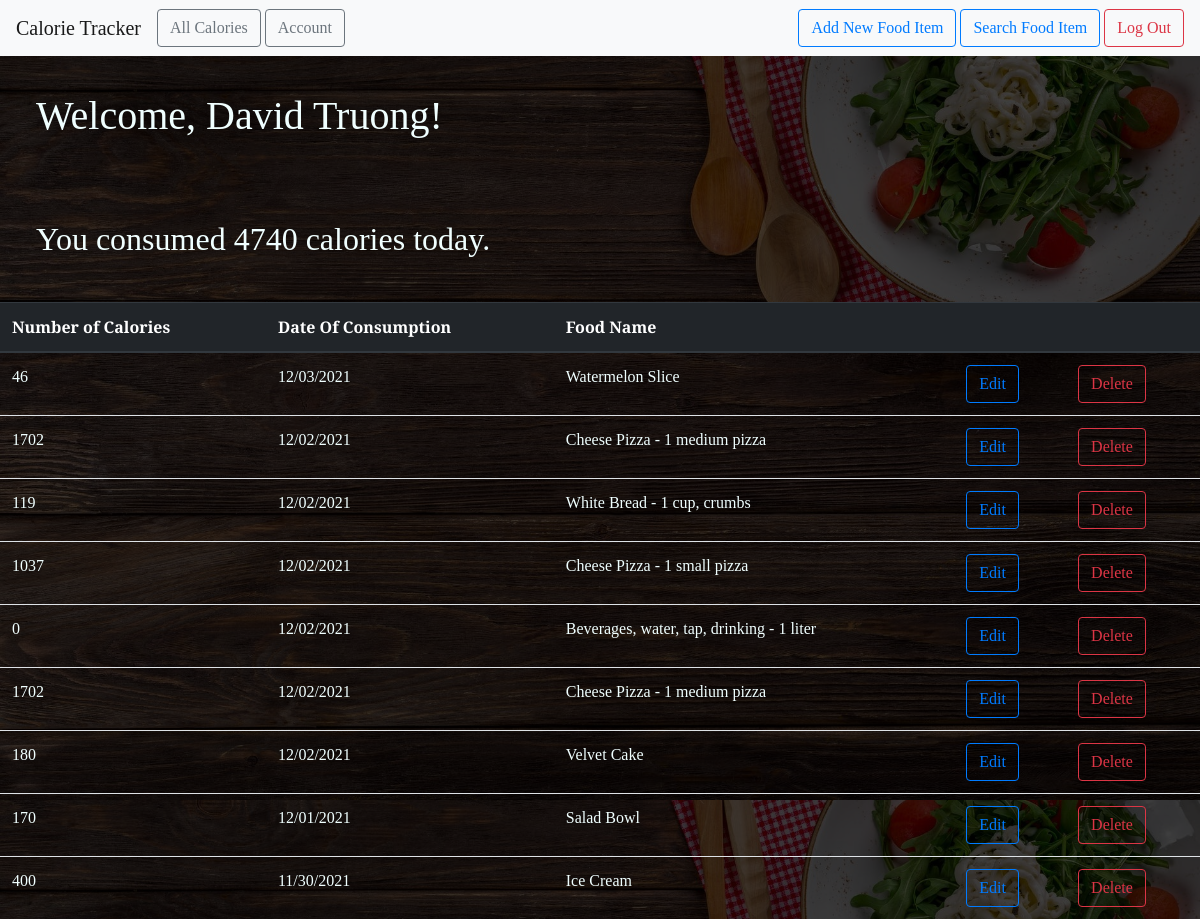
The page /all (signed in) on the database its author committed.
### food_website/models.py (models this page shows)
class User(db.Model, UserMixin):
    id = db.Column(db.Integer, primary_key=True)
    email = db.Column(db.String(100), unique=True)
    password = db.Column(db.String(100))
    name = db.Column(db.String(1000))
    foods = db.relationship('FoodItem', backref='author', lazy=True)

class FoodItem(db.Model):
    id = db.Column(db.Integer, primary_key=True)
    food_name = db.Column(db.Text, nullable=False)
    date_posted = db.Column(db.DateTime, nullable=False,
                            default=datetime.utcnow)
    calorie = db.Column(db.Integer, nullable=False)
    user_id = db.Column(db.Integer, db.ForeignKey('user.id'), nullable=False)
    def __lt__(self, other):
        return self.date_posted < other.date_posted

### food_website/main.py (the view)
@main.route("/all")
@login_required
def user_fooditems():
    user = User.query.filter_by(email=current_user.email).first_or_404()
    foods = user.foods
    totalCalorie = 0
    my_date = datetime.now(pytz.timezone('US/Pacific'))
    my_datetime = datetime(my_date.year, my_date.month, my_date.day)
    foods.sort()
    foods.reverse()
    for food in foods:
        if my_datetime.date() == food.date_posted.date():
            totalCalorie = totalCalorie + food.calorie
    return render_template('all_fooditems.html', foods=foods, user=user, totalCalorie=totalCalorie)

### food_website/__init__.py (called while the page is built)
def create_app():
    app = Flask(__name__)
    app.config['SECRET_KEY'] = 'out-secret-key-goes-here'
    app.config['SQLALCHEMY_DATABASE_URI'] = 'sqlite:///db.sqlite'
    db.init_app(app)
    login_manager = LoginManager()
    login_manager.login_view = 'auth.login'
    login_manager.init_app(app)
    from .models import User
    create_database(app)
    @login_manager.user_loader
    def load_user(user_id):
        return User.query.get(int(user_id))
    from .auth import auth as auth_blueprint
    app.register_blueprint(auth_blueprint)
    from .main import main as main_blueprint
    app.register_blueprint(main_blueprint)
    return app

### food_website/templates/all_fooditems.html
{% extends "base.html" %} {% block head %} {{ super() }}
<link
  rel="stylesheet"
  href="{{ url_for('static', filename= 'extended_beauty.css') }}"
/>
{% endblock %} {% block content %}
<h1 id="intro">
  Welcome, {{ user.name }}!
</h1>
<h2 id="intro">
  You consumed {{ totalCalorie }} calories today.
</h2>
<div>
  <table class="table table-hover" width="100%" cellspacing="0" cellpadding="0" style='font-family: "Arvo", serif;'>
    <thead class="thead-dark">
      <tr id="textstyle">
        <th scope="col">Number of Calories</th>
        <th scope="col">Date Of Consumption</th>
        <th scope="col">Food Name</th>
        <th scope="col"></th>
        <th scope="col"></th>
      </tr>
    </thead>
    <tbody>
      {% for food in foods %}
      <tr>
        <td>{{ food.calorie }}</td>
        <td>{{ food.date_posted.strftime('%m/%d/%Y') }}</td>
        <td>{{ food.food_name }}</td>
        <td>
          <a
            href="{{ url_for('main.update_fooditem', food_id=food.id) }}"
            class="btn btn-outline-primary"
            role="button"
          >
            Edit
          </a>
        </td>
        <td>
          <a
            href="{{ url_for('main.delete_fooditem', food_id=food.id) }}"
            class="btn btn-outline-danger"
            role="button"
          >
            Delete
          </a>
        </td>
      </tr>
      {% endfor %}
    </tbody>
  </table>
</div>
{% endblock %}

### food_website/templates/base.html (shortened to what this page needs)
<!DOCTYPE html>
<html lang="en">
  <head>
    {% block head %}
    <link
      rel="stylesheet"
      href="{{ url_for('static', filename= 'beauty.css') }}"
    />
    <link
      rel="stylesheet"
      href="https://maxcdn.bootstrapcdn.com/bootstrap/4.0.0/css/bootstrap.min.css"
    />
    {% endblock %}
  </head>
  <body class="banner">
    <link
      rel="stylesheet"
      href="{{ url_for('static', filename= 'style.css') }}"
    />
    <nav class="navbar navbar-expand-lg navbar-light bg-light">
      <a class="navbar-brand" href="{{ url_for('main.index') }}"
        >Calorie Tracker</a
      >
      <div class="collapse navbar-collapse" id="navbarSupportedContent">
        <ul class="navbar-nav mr-auto">
          <li class="nav-item active">
            <a
              href="{{ url_for('main.user_fooditems') }}"
              class="btn btn-outline-secondary"
              role="button"
              >All Calories</a
            >
          </li>
          <li class="nav-item">
            <a
              href="{{ url_for('main.profile') }}"
              class="btn btn-outline-secondary"
              role="button"
              style="margin-left: 4px;"
              >Account</a
            >
          </li>
        </ul>
        <form class="form-inline my-2 my-lg-0">
          {% if current_user.is_authenticated %}
          <a
            href="{{ url_for('main.new_fooditem') }}"
            class="btn btn-outline-primary"
            role="button"
            style="margin-left: 4px;"
            >Add New Food Item</a
          >
          <a
            href="{{ url_for('main.search') }}"
            class="btn btn-outline-primary"
            role="button"
            style="margin-left: 4px;"
            >Search Food Item</a
          >
          {% endif %}  {% if current_user.is_authenticated %}
          <a
            href="{{ url_for('auth.logout') }}"
            class="btn btn-outline-danger"
            role="button"
            style="margin-left: 4px;"
            >Log Out</a
          >
          {% endif %}
        </form>
      </div>
    </nav>
    {% block content %} {% endblock %}
  </body>
</html>

### food_website/static/beauty.css (style rules this page uses)
* { font-family: "Arvo", serif; }

### food_website/static/extended_beauty.css (style rules this page uses)
h1, h2, h4, p { font-family: "Arvo", serif; }
#intro { padding-top: 3%; padding-right: 3%; padding-bottom: 3%; padding-left: 3%; }
#textstyle { font-family: "Arvo", serif; }

### food_website/static/style.css (style rules this page uses)
.banner { width: 100%; height: 100vh; background-image: linear-gradient(rgba(0, 0, 0, 0.75), rgba(0, 0, 0, 0.75)), url(background.jpg); background-size: cover; background-position: center; color: azure; font-family: "Arvo", serif; }

### rows shown on the page
User: name "David Truong"
FoodItem: calorie "46", date_posted "12/03/2021", food_name "Watermelon Slice"
FoodItem: calorie "1702", date_posted "12/02/2021", food_name "Cheese Pizza - 1 medium pizza"
FoodItem: calorie "119", date_posted "12/02/2021", food_name "White Bread - 1 cup, crumbs"
FoodItem: calorie "1037", date_posted "12/02/2021", food_name "Cheese Pizza - 1 small pizza"
FoodItem: calorie "0", date_posted "12/02/2021", food_name "Beverages, water, tap, drinking - 1 liter"
FoodItem: calorie "1702", date_posted "12/02/2021", food_name "Cheese Pizza - 1 medium pizza"
FoodItem: calorie "180", date_posted "12/02/2021", food_name "Velvet Cake"
FoodItem: calorie "170", date_posted "12/01/2021", food_name "Salad Bowl"
FoodItem: calorie "400", date_posted "11/30/2021", food_name "Ice Cream"

### other values the page prints
{{ totalCalorie }} "4740"
